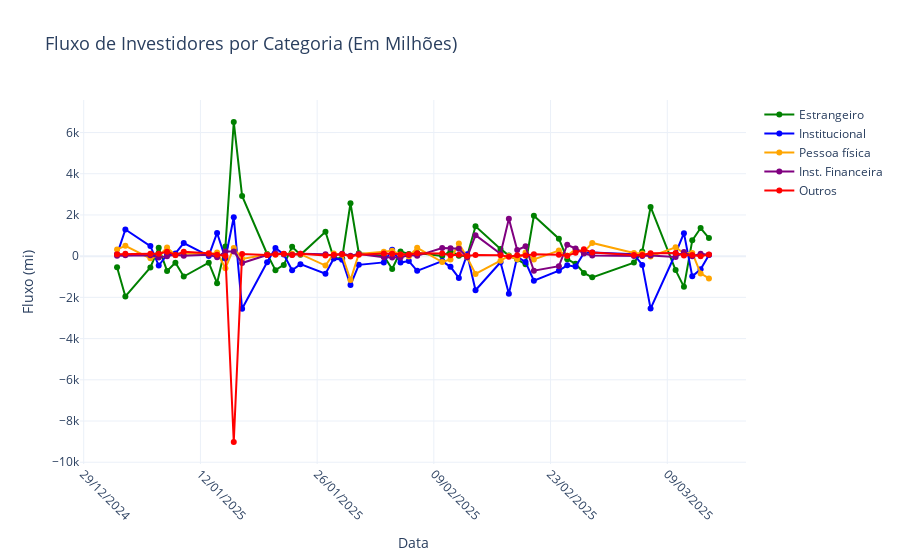

The notebook cell this image was saved under:
### Markdown cell above
# Visao Geral

### Code cell
import pandas as pd
import requests
from bs4 import BeautifulSoup
import plotly.graph_objects as go
from datetime import datetime

# URL do site
url = "https://www.dadosdemercado.com.br/fluxo"

# Fazer a requisição HTTP para obter o conteúdo da página
response = requests.get(url)
if response.status_code == 200:
    soup = BeautifulSoup(response.content, 'html.parser')

    # Encontrar a tabela na página
    tabela_html = soup.find('table')  # Localiza a primeira tabela na página
    if tabela_html:
        # Ler a tabela HTML com pandas
        tabela = pd.read_html(str(tabela_html))[0]

        # Verificar os nomes das colunas
        print("Colunas disponíveis na tabela:", tabela.columns)

        # Garantir que a coluna 'Data' esteja no formato datetime
        tabela['Data'] = pd.to_datetime(tabela['Data'], format='%d/%m/%Y', errors='coerce')

        # Lista de colunas para plotar
        colunas = ['Estrangeiro', 'Institucional', 'Pessoa física', 'Inst. Financeira', 'Outros']
        cores = ['green', 'blue', 'orange', 'purple', 'red']  # Cores para cada linha

        # Converter os valores das colunas para numérico
        for coluna in colunas:
            if coluna in tabela.columns:
                tabela[coluna] = tabela[coluna].str.replace(' mi', '')  # Remover 'mi'
                tabela[coluna] = tabela[coluna].str.replace('.', '', regex=False)  # Remover separadores de milhares
                tabela[coluna] = tabela[coluna].str.replace(',', '.', regex=False).astype(float)
            else:
                print(f"A coluna '{coluna}' não foi encontrada na tabela.")

        # Filtrar os dados a partir do início do ano atual
        inicio_ano = datetime(datetime.now().year, 1, 1)  # Primeiro dia do ano atual
        tabela_filtrada = tabela[tabela['Data'] >= inicio_ano]

        # Criar o gráfico de linha com todas as colunas
        fig = go.Figure()

        # Adicionar uma linha para cada coluna
        for coluna, cor in zip(colunas, cores):
            if coluna in tabela_filtrada.columns:
                fig.add_trace(go.Scatter(
                    x=tabela_filtrada['Data'],  # Eixo X: coluna Data
                    y=tabela_filtrada[coluna],  # Eixo Y: valores da coluna
                    mode='lines+markers',
                    name=coluna,
                    line=dict(color=cor),
                    marker=dict(size=6, color=cor, symbol='circle')
                ))

        # Personalizar o layout
        fig.update_layout(
            title='Fluxo de Investidores por Categoria (Em Milhões)',
            xaxis_title='Data',
            yaxis_title='Fluxo (mi)',
            template='plotly_white',
            xaxis=dict(
                tickformat='%d/%m/%Y',  # Formatar as datas no eixo X
                tickangle=45,           # Rotacionar os rótulos do eixo X
                showgrid=True,          # Mostrar linhas de grade no eixo X
                tickmode='auto',        # Ajustar automaticamente os rótulos
                nticks=10               # Limitar o número de rótulos no eixo X
            ),
            yaxis=dict(
                showgrid=True,          # Mostrar linhas de grade no eixo Y
                rangemode='tozero'      # Garantir que o eixo Y comece no zero
            ),
            title_font_size=18,
            xaxis_title_font_size=14,
            yaxis_title_font_size=14
        )

        # Exibir o gráfico
        fig.show()
    else:
        print("Tabela não encontrada na página.")
else:
    print(f"Erro ao acessar o site: {response.status_code}")
